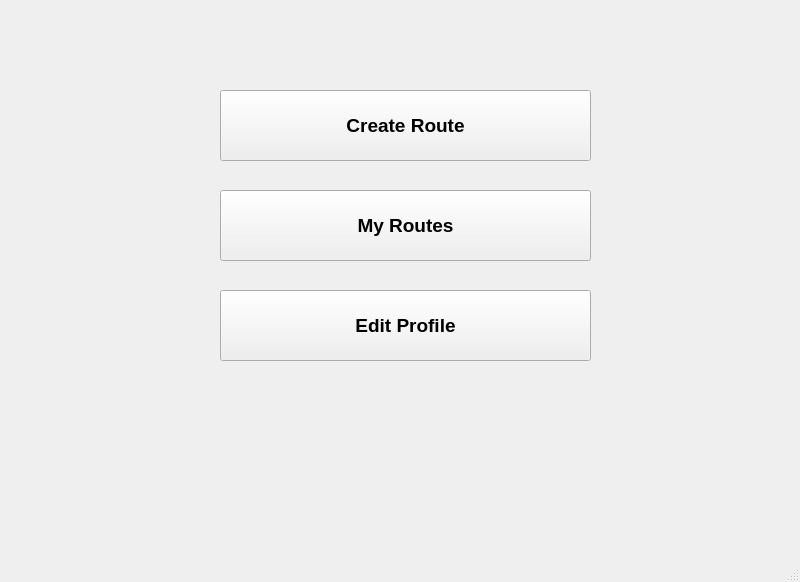
<?xml version="1.0" encoding="UTF-8"?>
<ui version="4.0">
 <class>MainWindow</class>
 <widget class="QMainWindow" name="MainWindow">
  <property name="geometry">
   <rect>
    <x>0</x>
    <y>0</y>
    <width>800</width>
    <height>582</height>
   </rect>
  </property>
  <property name="windowTitle">
   <string>MainWindow</string>
  </property>
  <widget class="QWidget" name="centralwidget">
   <widget class="QPushButton" name="editProfilebtn">
    <property name="geometry">
     <rect>
      <x>220</x>
      <y>290</y>
      <width>371</width>
      <height>71</height>
     </rect>
    </property>
    <property name="font">
     <font>
      <pointsize>14</pointsize>
      <weight>75</weight>
      <bold>true</bold>
     </font>
    </property>
    <property name="text">
     <string>Edit Profile</string>
    </property>
   </widget>
   <widget class="QPushButton" name="myRoutesbtn">
    <property name="geometry">
     <rect>
      <x>220</x>
      <y>190</y>
      <width>371</width>
      <height>71</height>
     </rect>
    </property>
    <property name="font">
     <font>
      <pointsize>14</pointsize>
      <weight>75</weight>
      <bold>true</bold>
     </font>
    </property>
    <property name="text">
     <string>My Routes</string>
    </property>
   </widget>
   <widget class="QPushButton" name="createRoutebtn">
    <property name="geometry">
     <rect>
      <x>220</x>
      <y>90</y>
      <width>371</width>
      <height>71</height>
     </rect>
    </property>
    <property name="font">
     <font>
      <pointsize>14</pointsize>
      <weight>75</weight>
      <bold>true</bold>
     </font>
    </property>
    <property name="text">
     <string>Create Route</string>
    </property>
   </widget>
  </widget>
  <widget class="QMenuBar" name="menubar">
   <property name="geometry">
    <rect>
     <x>0</x>
     <y>0</y>
     <width>800</width>
     <height>21</height>
    </rect>
   </property>
  </widget>
  <widget class="QStatusBar" name="statusbar"/>
 </widget>
 <resources/>
 <connections/>
</ui>
